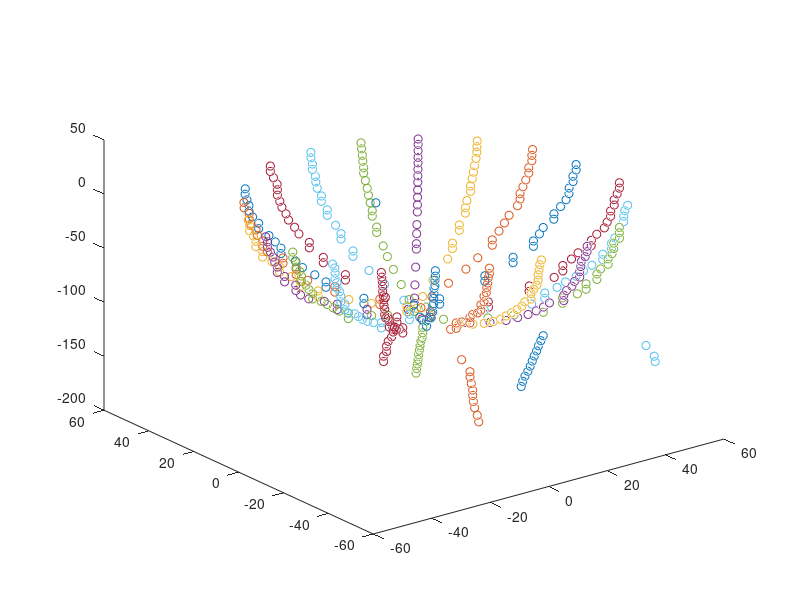

This figure's MATLAB source: (Note: this script raises an error after producing the figure.)
clc 
clear all 
close all 

load surfacePoint11171430.mat ;
% Plot raw data
figure; hold on
for spline_ind = 1:size(surfacePoint,3)
    scatter3(surfacePoint(:,1,spline_ind),surfacePoint(:,2,spline_ind),surfacePoint(:,3,spline_ind))
    view(3)
    drawnow
    
end
%%
% Find minimum 
min_z = min(surfacePoint(:,3,:),[],'all'); 
% find index 
[row_ind, spline_ind] = find(surfacePoint(:,3,:) == min_z);
% Find min Z point 
min_point = surfacePoint(row_ind, : , spline_ind);

% add min point to all splines
for spline_ind = 1:size(surfacePoint,3)
    first_nan = find(isnan (surfacePoint(:,1,spline_ind)),1, 'first');
    surfacePoint(first_nan,:,spline_ind) = min_point;
end

%% Spline interpolation 
% number of equidistant points to use while interpolating. 
n_int_points = 8;

% step size for sampling from splines 
delta_z = 0.5; 
% Sampling in Z dimension 
num_points = round(abs(min_z/delta_z));
z_uniform = linspace(0,min_z,num_points);

points_uniform = zeros(num_points, 3, size(surfacePoint,3));

for spline_ind = 1:size(surfacePoint,3)
    % Choose interpolation points 
    first_nan = find(isnan (surfacePoint(:,1,spline_ind)),1, 'first');
    index_list = round(linspace(1,first_nan-1, n_int_points));

    % Interpolate 
    points_z = surfacePoint(index_list,3,spline_ind);
    points_x = surfacePoint(index_list,1,spline_ind);
    points_y = surfacePoint(index_list,2,spline_ind);
    ppx = spline (points_z,points_x);
    ppy= spline (points_z,points_y);


    % Create Points 
    points_uniform(:,1,spline_ind) = ppval(ppx,z_uniform );
    points_uniform(:,2,spline_ind) = ppval(ppy,z_uniform );
    points_uniform(:,3,spline_ind) = z_uniform;

end
%% Plot results
figure; hold on; 
for i = 1: size(points_uniform, 3)
    plot3(points_uniform(:,1,i),points_uniform(:,2,i),points_uniform(:,3,i),'blue')
    scatter3(points_uniform(:,1,i),points_uniform(:,2,i),points_uniform(:,3,i),'red','*')
    scatter3(surfacePoint(:,1,i),surfacePoint(:,2,i),surfacePoint(:,3,i),'black', 'filled')    
end
legend( 'Splines interpolated', 'Unifrom sample', 'Sampled points')

%%
figure; hold on
for spline_ind = 1:size(surfacePoint,3)
    scatter3(surfacePoint(:,1,spline_ind),surfacePoint(:,2,spline_ind),surfacePoint(:,3,spline_ind))
    view(3)
    drawnow
    
end

%% Clean files from nan Run once to get files in current folder 
% for i = 1:size(surfacePoint,3)
%     FileName=[num2str(i),'points.csv'];
%     %csvwrite(FileName,surfacePoint(:,:,i))
%     data = readtable(FileName);
%     data = table2array(data);
%     B = isnan(data);
%     data(B(:,1),:)= [];
%     csvwrite(FileName,surfacePoint(:,:,i))  
% end
%%
boundary_height = 100;
z_step_size = 0.5;
num_z_step = (boundary_height)/(z_step_size); % number of steps
zz =  linspace(-z_step_size,-boundary_height, num_z_step);

ppoints = zeros(length(zz),3,21);

figure;hold on;
for i = 1:size(surfacePoint,3)
    FileName=[num2str(i),'points.csv'];
    %csvwrite(FileName,surfacePoint(:,:,i))
    data = readtable(FileName);
    data = table2array(data);
    B = isnan(data);
    data(B(:,1),:)= [];
    scatter3(data(:,1),data(:,2),data(:,3))
    ppx = spline_ind (data(:,3),data(:,1));
    ppy= spline_ind (data(:,3),data(:,2));

    ppoints(:,1,i) = ppval(ppx,zz);
    ppoints(:,2,i) = ppval(ppy,zz);
    ppoints(:,3,i) = zz;

end



%%
    figure;hold on;
for i = 1:size(ppoints,3)
    
    scatter3(ppoints(:,1,i),ppoints(:,2,i),ppoints(:,3,i))
    
end

%%
figure;hold on;
for i = 1:size(surfacePoint,3)
    scatter3(points(:,1,i),points(:,2,i),points(:,3,i))
    view(3)
    drawnow
end


